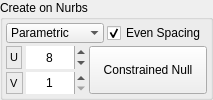
         <widget class="QGroupBox" name="groupBox_6">
          <property name="title">
           <string>Create on Nurbs</string>
          </property>
          <layout class="QVBoxLayout" name="verticalLayout_8">
           <property name="spacing">
            <number>3</number>
           </property>
           <property name="margin">
            <number>3</number>
           </property>
           <item>
            <layout class="QHBoxLayout" name="horizontalLayout_6">
             <property name="spacing">
              <number>3</number>
             </property>
             <item>
              <widget class="QComboBox" name="uiAttachCBOX">
               <property name="sizePolicy">
                <sizepolicy hsizetype="Expanding" vsizetype="Fixed">
                 <horstretch>0</horstretch>
                 <verstretch>0</verstretch>
                </sizepolicy>
               </property>
               <property name="minimumSize">
                <size>
                 <width>0</width>
                 <height>20</height>
                </size>
               </property>
               <property name="maximumSize">
                <size>
                 <width>16777215</width>
                 <height>27</height>
                </size>
               </property>
               <property name="toolTip">
                <string>Attachment method
Parametric (Fastest)
Percentage (Always evenly spaced)
Fixed Length(Preserve original length of nurbs)

Note : On Surface, length is always calculated on the U direction</string>
               </property>
               <property name="frame">
                <bool>false</bool>
               </property>
               <item>
                <property name="text">
                 <string>Parametric</string>
                </property>
               </item>
               <item>
                <property name="text">
                 <string>Percentage</string>
                </property>
               </item>
               <item>
                <property name="text">
                 <string>Fixed Length</string>
                </property>
               </item>
              </widget>
             </item>
             <item>
              <widget class="QCheckBox" name="uiEvenSpacingCHK">
               <property name="sizePolicy">
                <sizepolicy hsizetype="Fixed" vsizetype="Maximum">
                 <horstretch>0</horstretch>
                 <verstretch>0</verstretch>
                </sizepolicy>
               </property>
               <property name="maximumSize">
                <size>
                 <width>16777215</width>
                 <height>16777215</height>
                </size>
               </property>
               <property name="toolTip">
                <string>Create evenly spaced transform on Nurbs 
when using Parametric constraint</string>
               </property>
               <property name="text">
                <string>Even Spacing</string>
               </property>
               <property name="checked">
                <bool>true</bool>
               </property>
               <property name="autoRepeat">
                <bool>false</bool>
               </property>
               <property name="autoExclusive">
                <bool>false</bool>
               </property>
              </widget>
             </item>
            </layout>
           </item>
           <item>
            <layout class="QHBoxLayout" name="horizontalLayout_22">
             <property name="spacing">
              <number>3</number>
             </property>
             <item>
              <layout class="QGridLayout" name="gridLayout">
               <property name="spacing">
                <number>3</number>
               </property>
               <item row="1" column="0">
                <widget class="QLabel" name="label_8">
                 <property name="sizePolicy">
                  <sizepolicy hsizetype="Maximum" vsizetype="Preferred">
                   <horstretch>0</horstretch>
                   <verstretch>0</verstretch>
                  </sizepolicy>
                 </property>
                 <property name="font">
                  <font>
                   <family>Tahoma</family>
                   <pointsize>8</pointsize>
                   <weight>50</weight>
                   <italic>false</italic>
                   <bold>false</bold>
                  </font>
                 </property>
                 <property name="inputMethodHints">
                  <set>Qt::ImhNone</set>
                 </property>
                 <property name="frameShape">
                  <enum>QFrame::StyledPanel</enum>
                 </property>
                 <property name="frameShadow">
                  <enum>QFrame::Plain</enum>
                 </property>
                 <property name="lineWidth">
                  <number>0</number>
                 </property>
                 <property name="text">
                  <string>V</string>
                 </property>
                </widget>
               </item>
               <item row="0" column="0">
                <widget class="QLabel" name="label_9">
                 <property name="sizePolicy">
                  <sizepolicy hsizetype="Maximum" vsizetype="Preferred">
                   <horstretch>0</horstretch>
                   <verstretch>0</verstretch>
                  </sizepolicy>
                 </property>
                 <property name="font">
                  <font>
                   <family>Tahoma</family>
                   <pointsize>8</pointsize>
                   <weight>50</weight>
                   <italic>false</italic>
                   <bold>false</bold>
                  </font>
                 </property>
                 <property name="inputMethodHints">
                  <set>Qt::ImhNone</set>
                 </property>
                 <property name="frameShape">
                  <enum>QFrame::StyledPanel</enum>
                 </property>
                 <property name="frameShadow">
                  <enum>QFrame::Plain</enum>
                 </property>
                 <property name="lineWidth">
                  <number>0</number>
                 </property>
                 <property name="text">
                  <string>U</string>
                 </property>
                </widget>
               </item>
               <item row="0" column="1">
                <widget class="QSpinBox" name="uiCountUSPN">
                 <property name="sizePolicy">
                  <sizepolicy hsizetype="Preferred" vsizetype="Preferred">
                   <horstretch>0</horstretch>
                   <verstretch>0</verstretch>
                  </sizepolicy>
                 </property>
                 <property name="minimumSize">
                  <size>
                   <width>60</width>
                   <height>0</height>
                  </size>
                 </property>
                 <property name="maximumSize">
                  <size>
                   <width>16777215</width>
                   <height>16777215</height>
                  </size>
                 </property>
                 <property name="focusPolicy">
                  <enum>Qt::TabFocus</enum>
                 </property>
                 <property name="frame">
                  <bool>false</bool>
                 </property>
                 <property name="alignment">
                  <set>Qt::AlignCenter</set>
                 </property>
                 <property name="buttonSymbols">
                  <enum>QAbstractSpinBox::UpDownArrows</enum>
                 </property>
                 <property name="minimum">
                  <number>1</number>
                 </property>
                 <property name="maximum">
                  <number>999</number>
                 </property>
                 <property name="value">
                  <number>8</number>
                 </property>
                </widget>
               </item>
               <item row="1" column="1">
                <widget class="QSpinBox" name="uiCountVSPN">
                 <property name="sizePolicy">
                  <sizepolicy hsizetype="Preferred" vsizetype="Preferred">
                   <horstretch>0</horstretch>
                   <verstretch>0</verstretch>
                  </sizepolicy>
                 </property>
                 <property name="minimumSize">
                  <size>
                   <width>60</width>
                   <height>0</height>
                  </size>
                 </property>
                 <property name="maximumSize">
                  <size>
                   <width>16777215</width>
                   <height>16777215</height>
                  </size>
                 </property>
                 <property name="focusPolicy">
                  <enum>Qt::TabFocus</enum>
                 </property>
                 <property name="inputMethodHints">
                  <set>Qt::ImhDigitsOnly</set>
                 </property>
                 <property name="frame">
                  <bool>false</bool>
                 </property>
                 <property name="alignment">
                  <set>Qt::AlignCenter</set>
                 </property>
                 <property name="buttonSymbols">
                  <enum>QAbstractSpinBox::UpDownArrows</enum>
                 </property>
                 <property name="minimum">
                  <number>1</number>
                 </property>
                 <property name="maximum">
                  <number>999</number>
                 </property>
                 <property name="value">
                  <number>1</number>
                 </property>
                </widget>
               </item>
              </layout>
             </item>
             <item>
              <widget class="QPushButton" name="uiCreateNullsOnNurbsBTN">
               <property name="sizePolicy">
                <sizepolicy hsizetype="Expanding" vsizetype="Preferred">
                 <horstretch>0</horstretch>
                 <verstretch>0</verstretch>
                </sizepolicy>
               </property>
               <property name="maximumSize">
                <size>
                 <width>8000</width>
                 <height>8000</height>
                </size>
               </property>
               <property name="toolTip">
                <string>Create Nulls attached to a Nurbs Surface or Curve
Nulls are attached using Harbie MultiAttach Node
U / V value is linearly interpolated between 0-1</string>
               </property>
               <property name="text">
                <string>Constrained Null</string>
               </property>
               <property name="bgColor" stdset="0">
                <string>green</string>
               </property>
              </widget>
             </item>
            </layout>
           </item>
          </layout>
         </widget>
